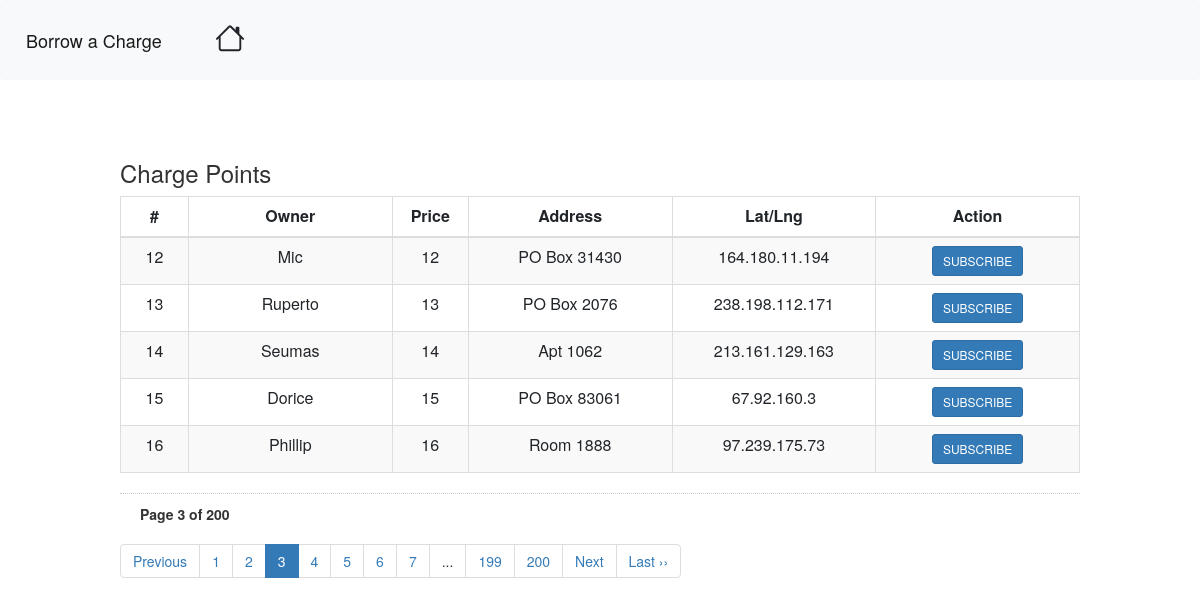
Screenshot of /views/chargepoints.php?page_no=3 (signed in) with the database file from the repository.
### tables this page shows
CREATE TABLE `users` (
  `ID` int(255) NOT NULL,
  `email` varchar(255) NOT NULL,
  `name` varchar(255) NOT NULL,
  `password` varchar(255) NOT NULL,
  `usertype` varchar(255) NOT NULL,
  `address` varchar(255) NOT NULL,
  `coordinates` varchar(255) NOT NULL,
  `price` varchar(255) NOT NULL
);

### views/chargepoints.php (the view, shortened to what this page needs)
<link rel="stylesheet" href="https://cdn.jsdelivr.net/npm/bootstrap@4.3.1/dist/css/bootstrap.min.css">
<nav class="navbar navbar-expand-lg navbar-light bg-light">
  <a class="navbar-brand" href="#">Borrow a Charge</a>
  <div class="collapse navbar-collapse" id="navbarSupportedContent">
    <ul class="navbar-nav mr-auto">
      <li class="nav-item">
      <form action="../triggerController.php" method ="POST">
        <button class="btn btn-light mt-3" type="submit" name="back" >
</button>
</form>
      </li>
    </ul>
  </div>
</nav>
<html>
<head>
<link rel="stylesheet" href="css/bootstrap.min.css">
</head>
<body>
<div style="width:80%; margin:0 auto;">
<h3>Charge Points</h3>
<table class="table table-striped table-bordered">
<thead>
<tr>
<th style='width:50px;'><center>#</center></th>
<th style='width:150px;'><center>Owner</center></th>
<th style='width:50px;'><center>Price</center></th>
<th style='width:150px;'><center>Address</center></th>
<th style='width:150px;'><center>Lat/Lng</center></th>
<th style='width:150px;'><center>Action</center></th>
</tr>
</thead>
<tbody>
<?php
 $database= new mysqli("localhost","root","","borrow");
if (isset($_GET['page_no']) && $_GET['page_no']!="") {
	$page_no = $_GET['page_no'];
	} else {
		$page_no = 1;
        }
	$total_records_per_page = 5;
    $offset = ($page_no-1) * $total_records_per_page;
	$previous_page = $page_no - 1;
	$next_page = $page_no + 1;
	$result_count = mysqli_query($database,"SELECT COUNT(*) As total_records FROM `users` WHERE usertype='owner'");
	$total_records = mysqli_fetch_array($result_count);
	$total_records = $total_records['total_records'];
    $total_no_of_pages = ceil($total_records / $total_records_per_page);
	$second_last = $total_no_of_pages - 1;
    $result = mysqli_query($database,"SELECT * FROM `users` WHERE usertype='owner'  LIMIT $offset, $total_records_per_page");
    while($row = mysqli_fetch_array($result)){
		echo "<tr>
			  <td><center>".$row['ID']." </center></td>
			  <td><center>".$row['name']."</center></td>
	 		  <td><center>".$row['price']."</center></td>
		   	  <td><center>".$row['address']."</center></td>
		   	  <td><center>".$row['coordinates']."</center></td>
		   	  <td>  <form action='../subscribe.php' method='POST' class='d-inline'>
			  <center>
			  <button type='submit' name='subscribe' value=".$row['ID']." class='btn btn-primary btn-sm'>SUBSCRIBE</button>
			  </center>
			 </form></td>
		   	  </tr>";
        }
    ?>
</tbody>
</table>
<div style='padding: 10px 20px 0px; border-top: dotted 1px #CCC;'>
<strong>Page <?php echo $page_no." of ".$total_no_of_pages; ?></strong>
</div>
<ul class="pagination">
	<li <?php if($page_no <= 1){ echo "class='disabled'"; } ?>>
	<a <?php if($page_no > 1){ echo "href='?page_no=$previous_page'"; } ?>>Previous</a>
	</li>
    <?php
	if ($total_no_of_pages <= 10){
		for ($counter = 1; $counter <= $total_no_of_pages; $counter++){
			if ($counter == $page_no) {
		   echo "<li class='active'><a>$counter</a></li>";
				}else{
           echo "<li><a href='?page_no=$counter'>$counter</a></li>";
				}
        }
	}
	elseif($total_no_of_pages > 10){
	if($page_no <= 4) {
	 for ($counter = 1; $counter < 8; $counter++){
			if ($counter == $page_no) {
		   echo "<li class='active'><a>$counter</a></li>";
				}else{
           echo "<li><a href='?page_no=$counter'>$counter</a></li>";
				}
        }
		echo "<li><a>...</a></li>";
		echo "<li><a href='?page_no=$second_last'>$second_last</a></li>";
		echo "<li><a href='?page_no=$total_no_of_pages'>$total_no_of_pages</a></li>";
            }
	}
?>
	<li <?php if($page_no >= $total_no_of_pages){ echo "class='disabled'"; } ?>>
	<a <?php if($page_no < $total_no_of_pages) { echo "href='?page_no=$next_page'"; } ?>>Next</a>
	</li>
    <?php if($page_no < $total_no_of_pages){
		echo "<li><a href='?page_no=$total_no_of_pages'>Last &rsaquo;&rsaquo;</a></li>";
		} ?>
</ul>
<br /><br />
</div>
</body>
</html>

### rows the page displays
users: ID "12", name "Mic", price "12", address "PO Box 31430", coordinates "164.180.11.194"
users: ID "13", name "Ruperto", price "13", address "PO Box 2076", coordinates "238.198.112.171"
users: ID "14", name "Seumas", price "14", address "Apt 1062", coordinates "213.161.129.163"
users: ID "15", name "Dorice", price "15", address "PO Box 83061", coordinates "67.92.160.3"
users: ID "16", name "Phillip", price "16", address "Room 1888", coordinates "97.239.175.73"

### other values shown
$page_no "3"
$total_no_of_pages "200"
$second_last "199"
